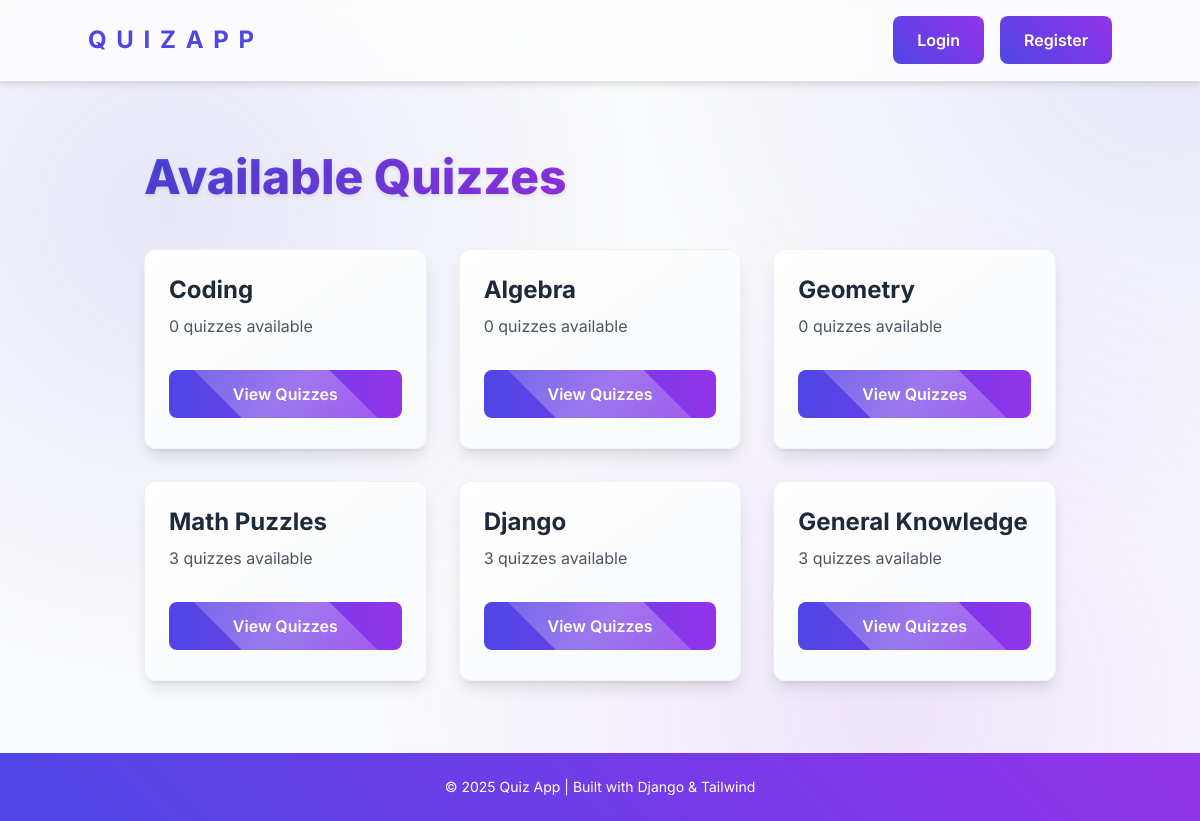
/, run on an earlier commit of the app's database.
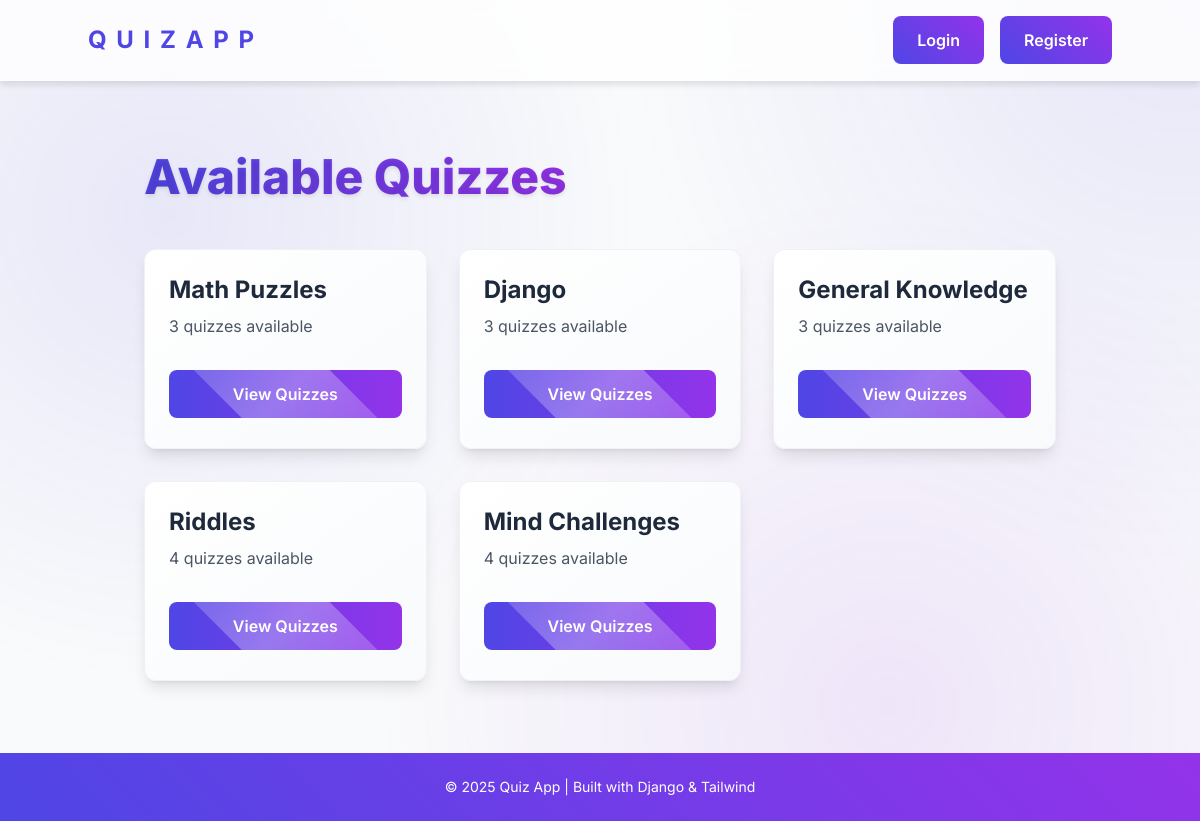
And on a later commit of the database.
### quiz/models.py (models this page shows, shortened)
class Category(models.Model):
    name = models.CharField(max_length=100, unique=True)

### quiz/views.py (the view)
# urls.py: path("", views.quiz_list, name="quiz_list"),
def quiz_list(request):
    category_filter = request.GET.get('category')
    categories = Category.objects.all()
    if category_filter:
        category = get_object_or_404(Category, name=category_filter)
        quizzes = Quiz.objects.filter(category=category)
        difficulty_levels = DifficultyLevel.objects.filter(quizzes__category=category).distinct()
        difficulty_filter = request.GET.get('difficulty')
        if difficulty_filter:
            quizzes = quizzes.filter(difficulty__level=difficulty_filter)
    else:
        quizzes = None
        difficulty_levels = None
    context = {
        "categories": categories,
        "selected_category": category_filter,
        "quizzes": quizzes,
        "difficulty_levels": difficulty_levels,
        "selected_difficulty": request.GET.get('difficulty'),
    }
    return render(request, "quiz/quiz_list.html", context)

### quiz/templates/quiz/quiz_list.html (shortened to what this page needs)
{% extends "layout.html" %}
{% block content %}
<div class="max-w-6xl mx-auto px-4 sm:px-6 lg:px-8 py-12">
    <h1 class="page-title text-5xl font-extrabold text-center mb-12">Available Quizzes</h1>
    {% if not selected_category %}
        <div class="grid grid-cols-1 md:grid-cols-2 lg:grid-cols-3 gap-8">
            {% for category in categories %}
                <a href="{% url 'quiz_list' %}?category={{ category.name }}" class="block">
                    <div class="category-card rounded-xl shadow-lg p-6 h-full">
                        <div class="card-content">
                            <h2 class="text-2xl font-bold mb-2">{{ category.name }}</h2>
                            <p class="text-gray-600 mb-4">
                                {% with quiz_count=category.quizzes.count %}
                                    {{ quiz_count }} quiz{{ quiz_count|pluralize:"zes" }} available
                                {% endwith %}
                            </p>
                            <div class="mt-auto pt-4">
                                <span class="gradient-button inline-block text-white px-6 py-3 rounded-lg font-semibold transition-all">
                                    View Quizzes
                                </span>
                            </div>
                        </div>
                    </div>
                </a>
            {% endfor %}
        </div>
    {% endif %}
</div>
{% endblock %}

### quiz/templates/layout.html (shortened to what this page needs)
{% load static tailwind_tags %}
<!DOCTYPE html>
<html lang="en">
<head>
    {% tailwind_css %}
</head>
<body class="min-h-screen flex flex-col">
    <div class="animated-bg"></div>
    <div class="floating-dots" id="floatingDots"></div>
    <nav class="glass-nav sticky top-0 z-50 py-4 px-6">
        <div class="container mx-auto flex justify-between items-center">
            <a href="/" class="logo-modern font-bold text-2xl">
                <span style="--i:1">Q</span>
                <span style="--i:2">u</span>
                <span style="--i:3">i</span>
                <span style="--i:4">z</span>
                <span style="--i:5">A</span>
                <span style="--i:6">p</span>
                <span style="--i:7">p</span>
            </a>
            <div class="flex items-center space-x-4">
                {% if user.is_authenticated %}
                    <div class="flex items-center bg-white shadow-md rounded-lg p-3">
                        <svg xmlns="http://www.w3.org/2000/svg" class="h-6 w-6 text-indigo-600 mr-2" fill="none" viewBox="0 0 24 24" stroke="currentColor">
                            <path stroke-linecap="round" stroke-linejoin="round" stroke-width="2" d="M12 14c-4.418 0-8-3.582-8-8s3.582-8 8-8 8 3.582 8 8-3.582 8-8 8zm0 0c4.418 0 8 3.582 8 8s-3.582 8-8 8-8-3.582-8-8 3.582-8 8-8z" />
                        </svg>
                        <span class="text-lg font-semibold text-gray-800">Hello, {{ user.username }}</span>
                    </div>
                    <a href="{% url 'quiz_history' %}" class="btn-modern">Quiz History</a>
                    <a href="{% url 'leaderboard' %}" class="btn-modern">Leaderboard</a>
                    {% if user.is_superuser or user.is_staff %}
                        <a href="{% url 'admin:index' %}" class="btn-modern" target="_blank" >Admin Panel</a>
                    {% endif %}
                    <form action="{% url 'logout' %}" method="POST" class="inline">
                        {% csrf_token %}
                        <button type="submit" class="btn-modern">
                            Logout
                        </button>
                    </form>
                {% else %}
                    <a href="{% url 'login' %}" class="btn-modern">
                        Login
                    </a>
                    <a href="{% url 'register' %}" class="btn-modern">
                        Register
                    </a>
                {% endif %}
            </div>
        </div>
    </nav>
    <main class="container mx-auto p-6 flex-grow z-10">
        {% block content %}{% endblock %}
    </main>
    <footer>
        <div class="container mx-auto">
            <p class="text-sm text-center">&copy; 2025 Quiz App | Built with Django & Tailwind</p>
        </div>
    </footer>
</body>
</html>

### quiz/templates/layout.html (style rules this page uses)
body { font-family: 'Inter', sans-serif; background-color: #f9fafb; color: #1e293b; }
:root { --gradient-start: #4f46e5; --gradient-end: #9333ea; --button-shadow: rgba(79, 70, 229, 0.4); --glass-bg: rgba(255, 255, 255, 0.8); }
.glass-nav { background: var(--glass-bg); backdrop-filter: blur(10px); -webkit-backdrop-filter: blur(10px); border-bottom: 1px solid rgba(255, 255, 255, 0.2); box-shadow: 0 4px 6px rgba(0, 0, 0, 0.1); }
.animated-bg { position: fixed; top: 0; left: 0; width: 100%; height: 100%; z-index: -1; overflow: hidden; }
.animated-bg::before { content: ''; position: absolute; top: -10%; left: -10%; width: 120%; height: 120%; background: radial-gradient(circle at 20% 30%, rgba(79, 70, 229, 0.1) 0%, transparent 35%), radial-gradient(circle at 70% 80%, rgba(147, 51, 234, 0.1) 0%, transparent 40%), radial-gradient(circle at 90% 10%, rgba(79, 70, 229, 0.1) 0%, transparent 35%); animation: bgMove 30s infinite alternate ease-in-out; }
.floating-dots { position: absolute; width: 100%; height: 100%; top: 0; left: 0; z-index: -1; overflow: hidden; }
.btn-modern { position: relative; isolation: isolate; overflow: hidden; transition: all 0.5s; background: linear-gradient(45deg, var(--gradient-start), var(--gradient-end)); color: white; border: none; padding: 0.75rem 1.5rem; border-radius: 0.5rem; font-weight: 600; text-align: center; }
.logo-modern { position: relative; display: inline-block; text-transform: uppercase; letter-spacing: 2px; color: var(--gradient-start); font-weight: 700; }
.logo-modern span { display: inline-block; animation: wavyText 2s infinite; animation-delay: calc(0.1s * var(--i)); }
main { animation: pageEnter 0.8s ease-out forwards; }
footer { position: relative; overflow: hidden; background: linear-gradient(45deg, var(--gradient-start), var(--gradient-end)); color: white; padding: 1.5rem; margin-top: auto; }

### quiz/templates/quiz/quiz_list.html (style rules this page uses)
.floating-cards { animation: floatingCards 3s ease-in-out infinite; }
.page-title { animation: fadeInUp 0.8s ease-out; background-size: 200% auto; background-image: linear-gradient(120deg, #4f46e5, #9333ea, #4f46e5); -webkit-background-clip: text; background-clip: text; color: transparent; position: relative; display: inline-block; text-shadow: 0px 2px 4px rgba(0, 0, 0, 0.1); animation: gradientFlow 3s infinite alternate; }
.card-content { display: flex; flex-direction: column; height: 100%; justify-content: space-between; }
.gradient-button { background: linear-gradient(90deg, #4f46e5, #9333ea, #4f46e5); background-size: 200% auto; transition: all 0.3s ease; position: relative; overflow: hidden; width: 100%; text-align: center; }
.gradient-button::after { content: ''; position: absolute; top: -50%; left: -50%; width: 200%; height: 200%; background: linear-gradient( to right, rgba(255, 255, 255, 0) 0%, rgba(255, 255, 255, 0.3) 50%, rgba(255, 255, 255, 0) 100% ); transform: rotate(45deg); animation: shimmer 3s infinite; pointer-events: none; }
.category-card { animation: fadeInUp 0.8s ease-out; animation-fill-mode: both; transition: all 0.3s cubic-bezier(0.4, 0, 0.2, 1); background: linear-gradient(145deg, #ffffff, #f8fafc); border: 1px solid rgba(229, 231, 235, 0.5); position: relative; overflow: hidden; z-index: 1; }
.category-card::before { content: ''; position: absolute; top: 0; left: 0; right: 0; height: 4px; background: linear-gradient(90deg, #4f46e5, #9333ea); transform: scaleX(0); transition: transform 0.3s ease; z-index: 2; }

What changed in the data, as far as the page shows it:
removed Category: name "Coding", quizzes.count "0"
removed Category: name "Algebra", quizzes.count "0"
removed Category: name "Geometry", quizzes.count "0"
added Category: name "Riddles", quizzes.count "4"
added Category: name "Mind Challenges", quizzes.count "4"
